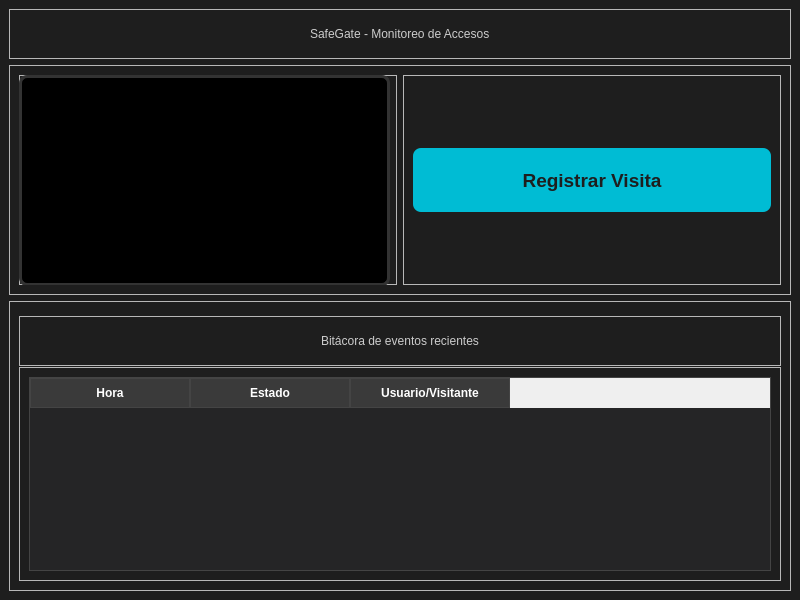
<?xml version="1.0" encoding="UTF-8"?>
<ui version="4.0">
 <class>MainWindow</class>
 <widget class="QMainWindow" name="MainWindow">
  <property name="geometry">
   <rect>
    <x>0</x>
    <y>0</y>
    <width>800</width>
    <height>600</height>
   </rect>
  </property>
  <property name="windowTitle">
   <string>MainWindow</string>
  </property>
  <property name="styleSheet">
   <string notr="true">/* style.qss - Código QSS Completo para Login y Dashboard */

/* --- 1. ESTILO BASE DE LA APLICACIÓN --- */
QMainWindow, QDialog {
    background-color: #1e1e1e; /* Fondo muy oscuro principal */
    color: #e0e0e0; /* Texto base claro */
    font-family: 'Segoe UI', 'Arial', sans-serif;
    font-size: 11pt;
}

/* --- 2. ESTILO PARA TÍTULOS Y ETIQUETAS --- */
QLabel {
    color: #cccccc;
}

/* Título principal (Usado en LoginWindow y MainWindow) */
QLabel#lbl_titulo { 
    color: #4CAF50; /* Acento verde para títulos */
    font-size: 24pt;
    font-weight: bold;
    padding-bottom: 15px;
}

/* Título de estado/acceso en el video feed */
QLabel#lbl_estado_acceso {
    font-size: 16pt;
    font-weight: bold;
    color: #00bcd4; /* Acento cian */
}

/* --- 3. ESTILO PARA WIDGETS DE LOGIN (QLineEdit) --- */
QLineEdit {
    background-color: #3c3c3c; /* Fondo de campo más oscuro */
    border: 2px solid #5a5a5a; 
    border-radius: 8px; 
    padding: 10px;
    color: #f0f0f0;
    font-size: 14pt;
    selection-background-color: #00bcd4;
}

QLineEdit:focus {
    border: 2px solid #4CAF50; /* Borde verde al enfocar */
}

/* --- 4. ESTILO PARA BOTONES (Login y MainWindow) --- */
/* Botón de Acceder (Login) y Registro Manual (Dashboard) */
QPushButton#btn_acceder, QPushButton#btn_registro_manual {
    background-color: #00bcd4; /* Fondo Cian Vibrante */
    color: #1e1e1e; 
    border: none;
    border-radius: 8px;
    padding: 12px 20px;
    font-size: 14pt;
    font-weight: bold;
    min-height: 40px; 
}

QPushButton#btn_acceder:hover, QPushButton#btn_registro_manual:hover {
    background-color: #00a8b9;
}

QPushButton#btn_acceder:pressed, QPushButton#btn_registro_manual:pressed {
    background-color: #0093a3;
}


/* --- 5. ESTILOS ESPECÍFICOS DE MAINWINDOW --- */

/* Área de Video Feed (QLabel: video_feed_label) */
QLabel#video_feed_label {
    background-color: #000000; /* Fondo negro sólido para el feed */
    border: 3px solid #333333; 
    border-radius: 8px;
}

/* Tabla de Bitácora (QTableWidget: tabla_bitacora) */
QTableWidget#tabla_bitacora {
    background-color: #252526; /* Fondo de tabla más oscuro */
    border: 1px solid #444444;
    gridline-color: #383838; 
    color: #f0f0f0;
    selection-background-color: #4CAF50; /* Acento verde al seleccionar fila */
    selection-color: #1e1e1e; 
    font-size: 10pt;
}

/* Cabeceras de la tabla (QTableWidget) */
QHeaderView::section {
    background-color: #3a3a3a;
    color: #ffffff;
    padding: 5px;
    border: 1px solid #444444;
    font-weight: bold;
}

/* Scrollbars */
QScrollBar:vertical, QScrollBar:horizontal {
    border: none;
    background: #252526;
    width: 10px;
}
QScrollBar::handle:vertical, QScrollBar::handle:horizontal {
    background: #555555;
    min-height: 20px;
    border-radius: 4px;
}</string>
  </property>
  <widget class="QWidget" name="centralwidget">
   <layout class="QVBoxLayout" name="verticalLayout">
    <item>
     <widget class="QFrame" name="frame">
      <property name="minimumSize">
       <size>
        <width>0</width>
        <height>50</height>
       </size>
      </property>
      <property name="maximumSize">
       <size>
        <width>16777215</width>
        <height>50</height>
       </size>
      </property>
      <property name="frameShape">
       <enum>QFrame::StyledPanel</enum>
      </property>
      <property name="frameShadow">
       <enum>QFrame::Raised</enum>
      </property>
      <layout class="QHBoxLayout" name="horizontalLayout">
       <item>
        <spacer name="horizontalSpacer">
         <property name="orientation">
          <enum>Qt::Horizontal</enum>
         </property>
         <property name="sizeHint" stdset="0">
          <size>
           <width>261</width>
           <height>20</height>
          </size>
         </property>
        </spacer>
       </item>
       <item>
        <widget class="QLabel" name="label">
         <property name="text">
          <string>SafeGate - Monitoreo de Accesos</string>
         </property>
        </widget>
       </item>
       <item>
        <spacer name="horizontalSpacer_2">
         <property name="orientation">
          <enum>Qt::Horizontal</enum>
         </property>
         <property name="sizeHint" stdset="0">
          <size>
           <width>260</width>
           <height>20</height>
          </size>
         </property>
        </spacer>
       </item>
      </layout>
     </widget>
    </item>
    <item>
     <widget class="QFrame" name="frame_2">
      <property name="minimumSize">
       <size>
        <width>0</width>
        <height>230</height>
       </size>
      </property>
      <property name="frameShape">
       <enum>QFrame::StyledPanel</enum>
      </property>
      <property name="frameShadow">
       <enum>QFrame::Raised</enum>
      </property>
      <layout class="QHBoxLayout" name="horizontalLayout_2">
       <item>
        <widget class="QFrame" name="frame_4">
         <property name="frameShape">
          <enum>QFrame::StyledPanel</enum>
         </property>
         <property name="frameShadow">
          <enum>QFrame::Raised</enum>
         </property>
         <widget class="QLabel" name="video_feed_label">
          <property name="geometry">
           <rect>
            <x>0</x>
            <y>0</y>
            <width>371</width>
            <height>211</height>
           </rect>
          </property>
          <property name="text">
           <string/>
          </property>
         </widget>
        </widget>
       </item>
       <item>
        <widget class="QFrame" name="frame_5">
         <property name="frameShape">
          <enum>QFrame::StyledPanel</enum>
         </property>
         <property name="frameShadow">
          <enum>QFrame::Raised</enum>
         </property>
         <layout class="QVBoxLayout" name="verticalLayout_4">
          <item>
           <widget class="QPushButton" name="btn_registro_manual">
            <property name="text">
             <string>Registrar Visita</string>
            </property>
           </widget>
          </item>
         </layout>
        </widget>
       </item>
      </layout>
     </widget>
    </item>
    <item>
     <widget class="QFrame" name="frame_3">
      <property name="frameShape">
       <enum>QFrame::StyledPanel</enum>
      </property>
      <property name="frameShadow">
       <enum>QFrame::Raised</enum>
      </property>
      <layout class="QVBoxLayout" name="verticalLayout_2">
       <item>
        <widget class="QFrame" name="frame_7">
         <property name="minimumSize">
          <size>
           <width>0</width>
           <height>50</height>
          </size>
         </property>
         <property name="maximumSize">
          <size>
           <width>16777215</width>
           <height>40</height>
          </size>
         </property>
         <property name="frameShape">
          <enum>QFrame::StyledPanel</enum>
         </property>
         <property name="frameShadow">
          <enum>QFrame::Raised</enum>
         </property>
         <layout class="QHBoxLayout" name="horizontalLayout_3">
          <item>
           <spacer name="horizontalSpacer_3">
            <property name="orientation">
             <enum>Qt::Horizontal</enum>
            </property>
            <property name="sizeHint" stdset="0">
             <size>
              <width>260</width>
              <height>20</height>
             </size>
            </property>
           </spacer>
          </item>
          <item>
           <widget class="QLabel" name="label_2">
            <property name="text">
             <string>Bitácora de eventos recientes</string>
            </property>
           </widget>
          </item>
          <item>
           <spacer name="horizontalSpacer_4">
            <property name="orientation">
             <enum>Qt::Horizontal</enum>
            </property>
            <property name="sizeHint" stdset="0">
             <size>
              <width>259</width>
              <height>20</height>
             </size>
            </property>
           </spacer>
          </item>
         </layout>
        </widget>
       </item>
       <item>
        <widget class="QFrame" name="frame_6">
         <property name="frameShape">
          <enum>QFrame::StyledPanel</enum>
         </property>
         <property name="frameShadow">
          <enum>QFrame::Raised</enum>
         </property>
         <layout class="QVBoxLayout" name="verticalLayout_3">
          <item>
           <widget class="QTableWidget" name="tabla_bitacora">
            <property name="minimumSize">
             <size>
              <width>724</width>
              <height>146</height>
             </size>
            </property>
            <property name="selectionBehavior">
             <enum>QAbstractItemView::SelectItems</enum>
            </property>
            <property name="iconSize">
             <size>
              <width>0</width>
              <height>0</height>
             </size>
            </property>
            <attribute name="horizontalHeaderVisible">
             <bool>true</bool>
            </attribute>
            <attribute name="horizontalHeaderCascadingSectionResizes">
             <bool>false</bool>
            </attribute>
            <attribute name="horizontalHeaderDefaultSectionSize">
             <number>160</number>
            </attribute>
            <attribute name="horizontalHeaderMinimumSectionSize">
             <number>19</number>
            </attribute>
            <column>
             <property name="text">
              <string>Hora</string>
             </property>
            </column>
            <column>
             <property name="text">
              <string>Estado</string>
             </property>
            </column>
            <column>
             <property name="text">
              <string>Usuario/Visitante</string>
             </property>
            </column>
           </widget>
          </item>
         </layout>
        </widget>
       </item>
      </layout>
     </widget>
    </item>
   </layout>
  </widget>
 </widget>
 <resources/>
 <connections/>
</ui>
